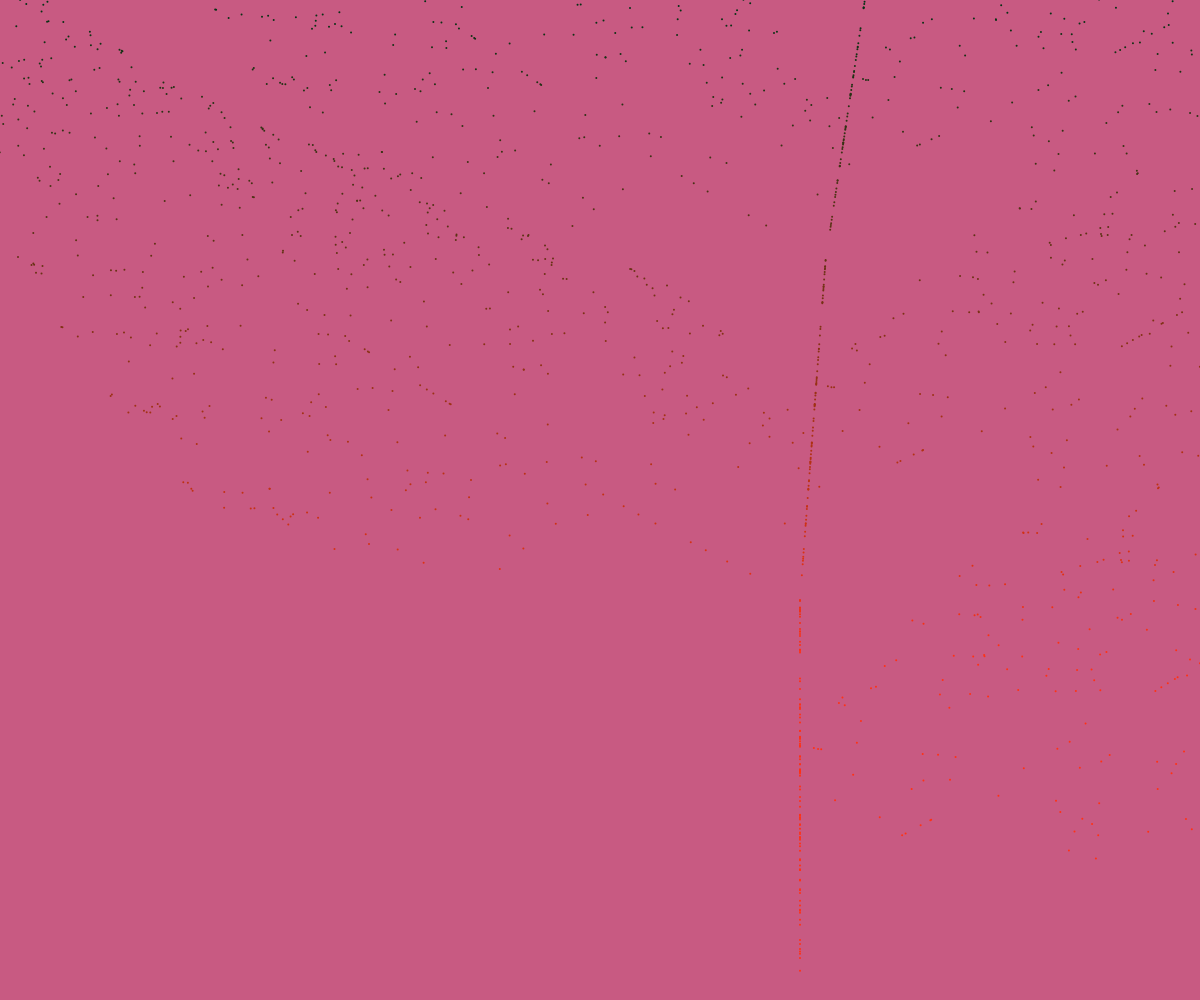
Frame 1 (no input)
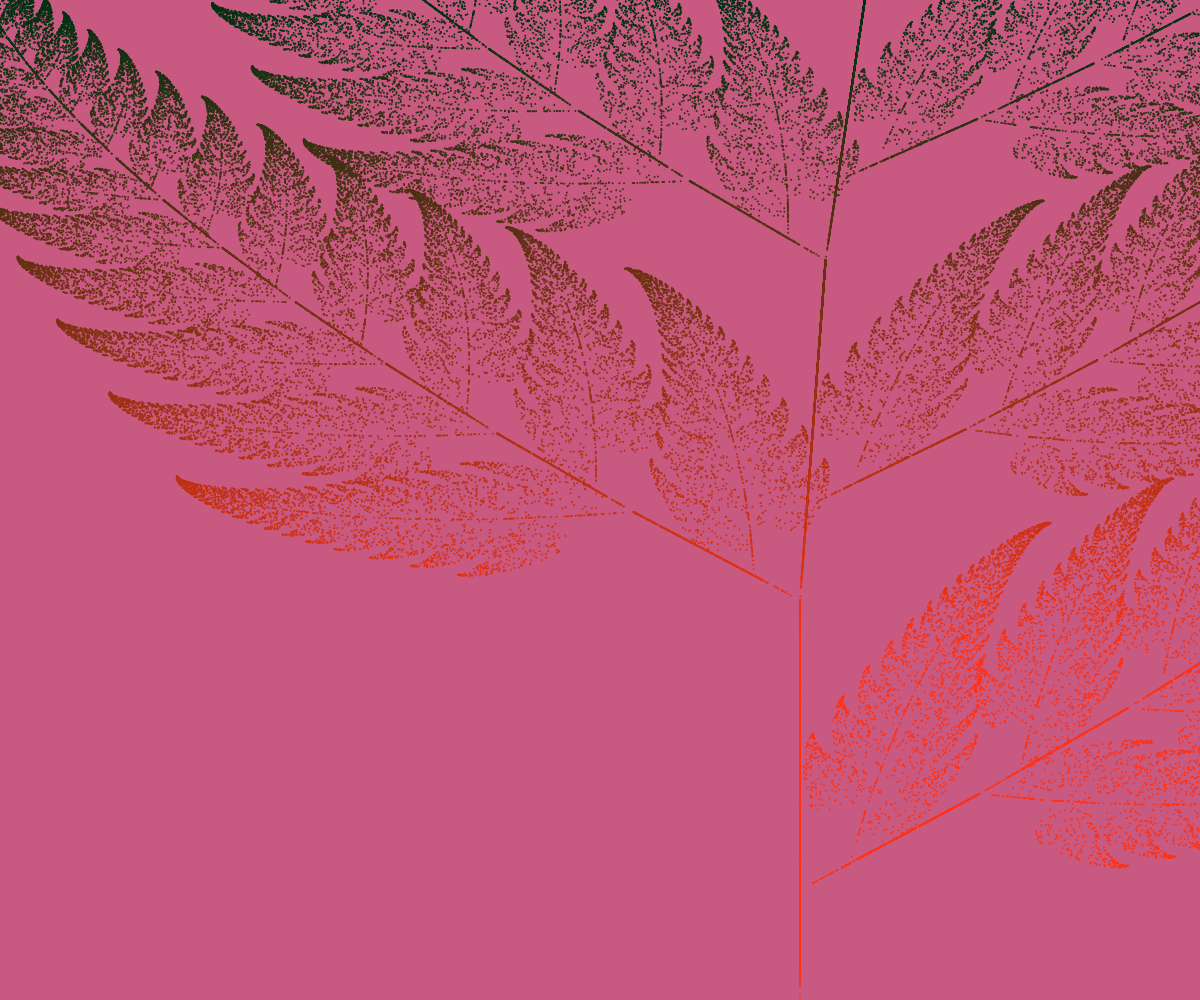
Frame 60 (no input)
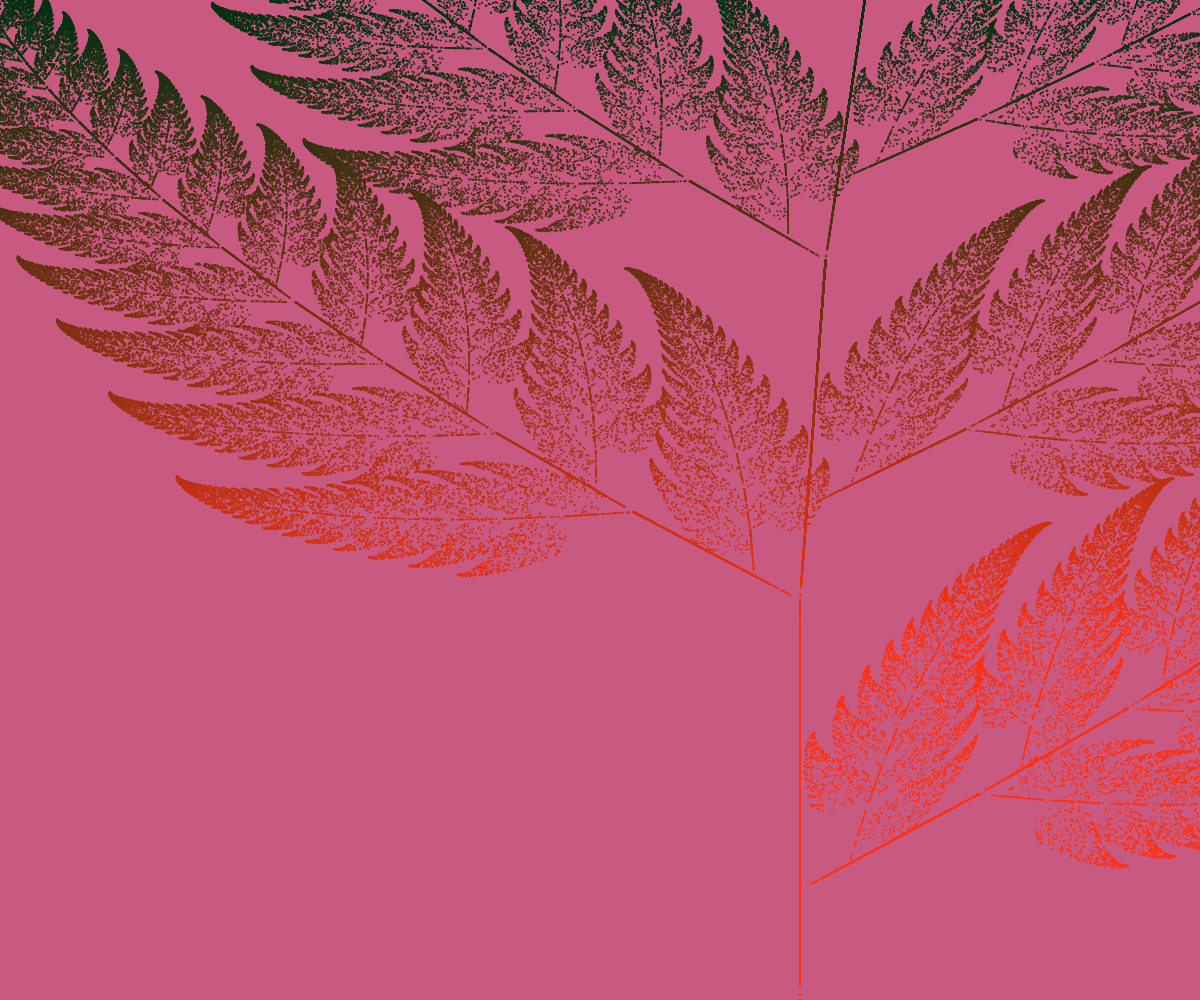
Frame 120 (the mouse pressed at the canvas centre since frame 60)

The p5.js sketch that drew these frames (run headless with seeded random() and noise() and a simulated clock; from frame 60 on, the mouse is pressed at the canvas centre):

// p5.js sketch
// ── sketch.js
function drawfern( lim ){
	var x = 0;
	var y = 0;

	for (let i = 0; i < lim; i++) {
		let tmpx, tmpy;
		let rd = Math.random();

		if (rd <= 0.01) {
			tmpx = 0;
			tmpy = 0.16 * y;
		} else if (rd <= 0.08) {
			tmpx = 0.2 * x - 0.26 * y;
			tmpy = 0.23 * x + 0.22 * y + 1.6;
		} else if (rd <= 0.15) {
			tmpx = -0.15 * x + 0.28 * y;
			tmpy = 0.26 * x + 0.24 * y + 0.44;
		} else {
			tmpx = 0.85 * x + 0.04 * y;
			tmpy = -0.04 * x + 0.85 * y + 1.6;
		}
	
		x = tmpx;
		y = tmpy;
		
		//console.log("x: ", x, "y: ", y)

		let dx = map(x, -2, 1, 0, windowWidth);
		let dy = map(y, 0, 4, windowHeight, 0)
		
		//console.log("dx: ", dx, "dy: ", dy)
		let r = map(dy, 0, 255, 0, windowHeight/10) 
		let g = 50
		let b = 20

		stroke(r, g, b)
		strokeWeight(2)
		point(dx,dy);
	}
}

function setup() {
	createCanvas(windowWidth, windowHeight);
	background(200, 90, 130)
}

function draw() {
	drawfern(10000)
}
